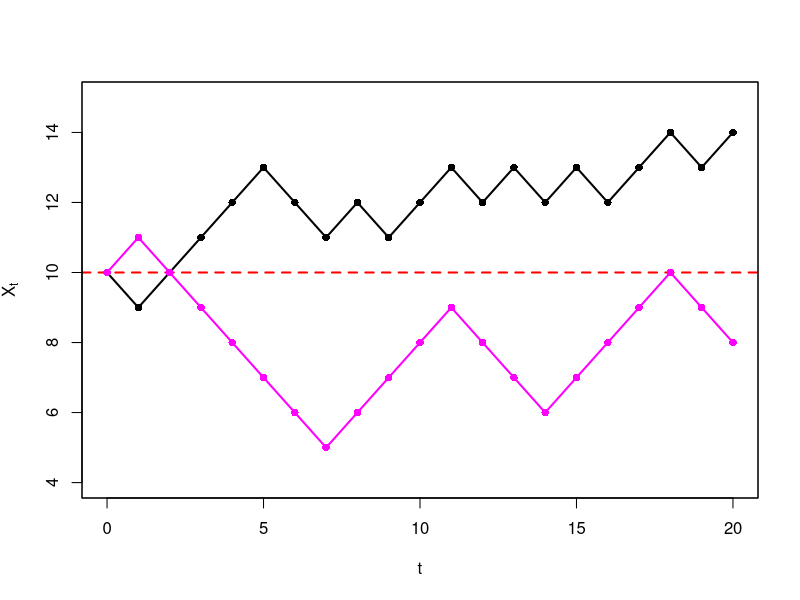

Generate this figure with R:
set.seed(666666)

# Nombre de partides
n <- 20

# Capital inicial
x0 <- 10

# Trajectòria 1
mov1 <- sample(c(-1,1), n, replace = TRUE)
X1 <- c(x0, x0 + cumsum(mov1))

# Trajectòria 2
mov2 <- sample(c(-1,1), n, replace = TRUE)
X2 <- c(x0, x0 + cumsum(mov2))

temps <- 0:n

# Límits dels eixos
ylim <- range(c(X1, X2))



plot(temps, X1,
     type = "o",
     pch = 16,
     col = "black",
     lwd = 2,
     xaxt = "n",
     yaxt = "n",
     xlab = "t",
     ylab = expression(X[t]),
     ylim = c(min(c(X1,X2))-1,max(c(X1,X2))+1))
# Línea horizontal en el capital inicial
abline(h = 10, col = "red", lty = 2, lwd = 2)

axis(1, at = seq(0,20,5))
axis(2)
box()

lines(temps, X2,
      type = "o",
      pch = 16,
      col = "magenta",
      lwd = 2)
